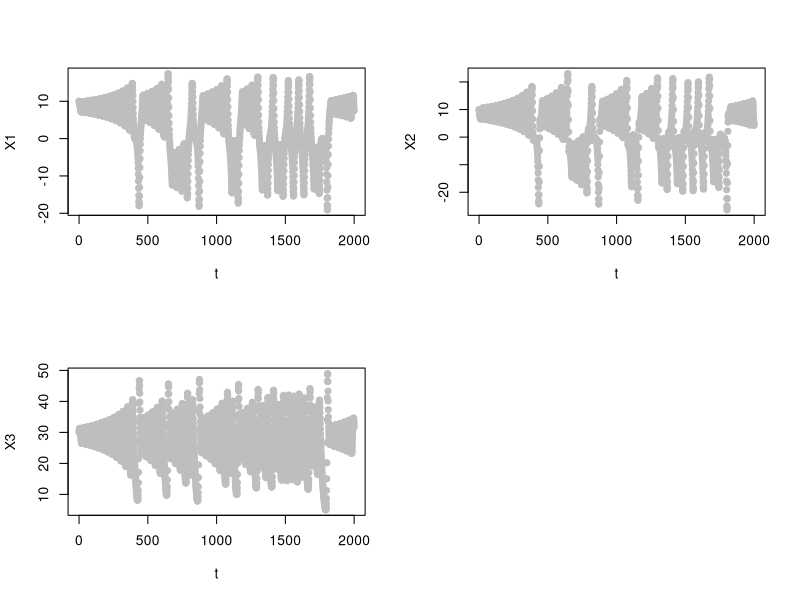
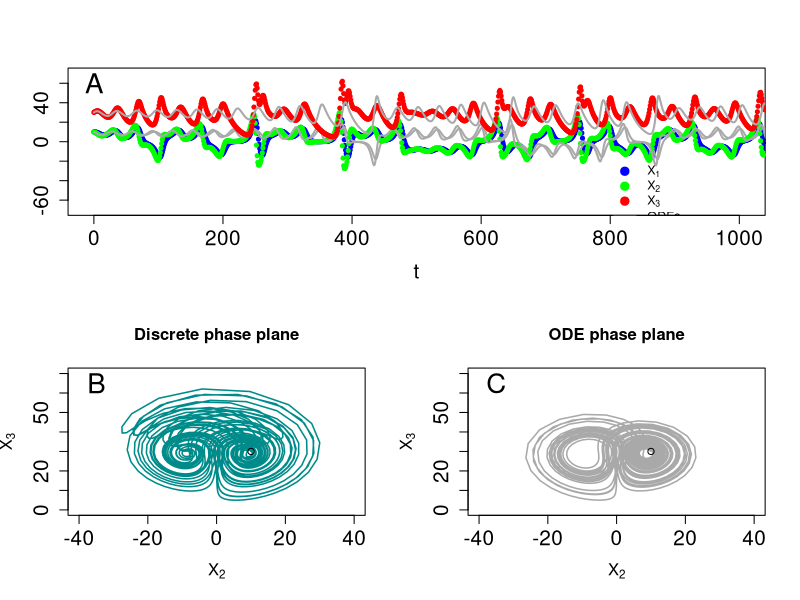

R code for these plots, in order:


rm(list = ls())


######################################################################################################################################
##### time, initState and truePars 

t = seq(0,2000,1)

state3 = c(
		X1 = 10,		
		X2 = 10,
		X3 = 30	
		) 

Pars3 = c()

# equations
equa1 = expression(.2 * (X2 - X1))
equa2 = expression(.6 * X1 - 0.02 * X2 - 0.02 * X1 * X3)
equa3 = expression(.02 * X1 * X2 - 0.05 * X3)

##### time, initState and truePars
######################################################################################################################################



######################################################################################################################################
##### system of dif. eq.

if(!require('deSolve',character.only = TRUE)) {install.packages('deSolve');library(deSolve)}

Equations2 <- function(t, x, pars) 
        { 
        ### returns rate of change
        # t = model's time structure
        # initState = model initial state
        # pars = model parameters 

        with(as.list(c(x, pars)), 
            {
		# saturation should be like this but for each flux
		eq1 = eval(equa1)
		eq2 = eval(equa2)
		eq3 = eval(equa3)

		dX1 = eq1
		dX2 = eq2
		dX3 = eq3

            return(list(c(dX1,dX2,dX3),count=c(eq1,eq2,eq3)))
            })
        }

##### system of dif. eq.
######################################################################################################################################



######################################################################################################################################
##### ode 

ode_output3 = ode(times = t, y = state3, parms = Pars3, func = Equations2)
# tail(out) # edit(edit) # View(out)

par(mfrow=c(2,2))
for (i in 1:3)
	{
	plot(ode_output3[,1],ode_output3[,i+1],pch=20,col='grey',lwd=3,xlab='t',ylab=colnames(ode_output3)[i+1])
	}
# legend(60,1.0,legend = c('true model'),pch = c(20),col = c('grey'),bty = "n")	# ,lty = c(0,1)

##### ode
######################################################################################################################################



######################################################################################################################################
##### discrete 

d_output3 = c(t=min(t),state3)
for ( i in seq(min(t)+(t[2]-t[1]),max(t),t[2]-t[1]) )
	{
	if ( is.null(dim(d_output3))==TRUE )
		{
		X1 = d_output3[2]
		X2 = d_output3[3]
		X3 = d_output3[4]
		} else 
		{
		X1 = d_output3[dim(d_output3)[1],2]
		X2 = d_output3[dim(d_output3)[1],3]
		X3 = d_output3[dim(d_output3)[1],4]
		}

	Xs = with(as.list(c(c(X1,X2,X3), Pars3)), 
            {
		
		X1_temp = eval(equa1) * (t[2]-t[1]) + X1
		X2_temp = eval(equa2) * (t[2]-t[1]) + X2
		X3_temp = eval(equa3) * (t[2]-t[1]) + X3

            return(list(c(X1_temp,X2_temp,X3_temp)))
            })

	d_output3 = rbind(d_output3,c(t=i,X1=Xs[[1]][1],X2=Xs[[1]][2],X3=Xs[[1]][3]))
	}

# setwd('C:\\Users\\doliv\\OneDrive\\2_2019_America\\2021\\20211105_Eberhard_discrete_BST\\pictures')
# tiff("Fig_chaos.tiff", height = 20, width = 20, units = 'cm',compression = "lzw", res = 300)
layout(matrix(c(1,1,2,3), nrow = 2, ncol = 2, byrow = TRUE))
plot(d_output3[,1],d_output3[,2],pch=20,col = "blue",xlab='t',ylab='',xlim=c(0,1000),ylim=c(-70,70),cex.lab=1.5,cex.axis=1.5)
lines(ode_output3[,1],ode_output3[,2],col='darkgrey',lwd=2)
points(d_output3[,1],d_output3[,3],pch=20,col = "green")
lines(ode_output3[,1],ode_output3[,3],col='darkgrey',lwd=2)
points(d_output3[,1],d_output3[,4],pch=20,col = "red")
lines(ode_output3[,1],ode_output3[,4],col='darkgrey',lwd=2)
legend(800,-15,legend=c(expression('X'[1]),expression('X'[2]),expression('X'[3]),'ODEs'),pch=c(20,20,20,NA),pt.cex = c(2,2,2,NA),lty=c(NA,NA,NA,1),lwd=c(NA,NA,NA,2),col=c('blue','green','red','darkgrey'),bty="n",cex=.9)
text(0,60,labels = "A",cex=2)

plot(d_output3[,3],d_output3[,4],type='l',col='darkcyan',lwd=1.5,xlim=c(-40,40),ylim=c(0,70),main = "Discrete phase plane",xlab = expression('X'[2]),ylab = expression('X'[3]),cex.lab=1.2,cex.axis=1.5)
points(d_output3[1,3],d_output3[1,4])
text(-35,65,labels = "B",cex=2)

plot(ode_output3[,3],ode_output3[,4],type='l',col='darkgrey',lwd=1.5,xlim=c(-40,40),ylim=c(0,70),main = "ODE phase plane",xlab = expression('X'[2]),ylab = expression('X'[3]),cex.lab=1.2,cex.axis=1.5)
points(d_output3[1,3],d_output3[1,4])
text(-35,65,labels = "C",cex=2)
# dev.off()

##### discrete 
######################################################################################################################################
